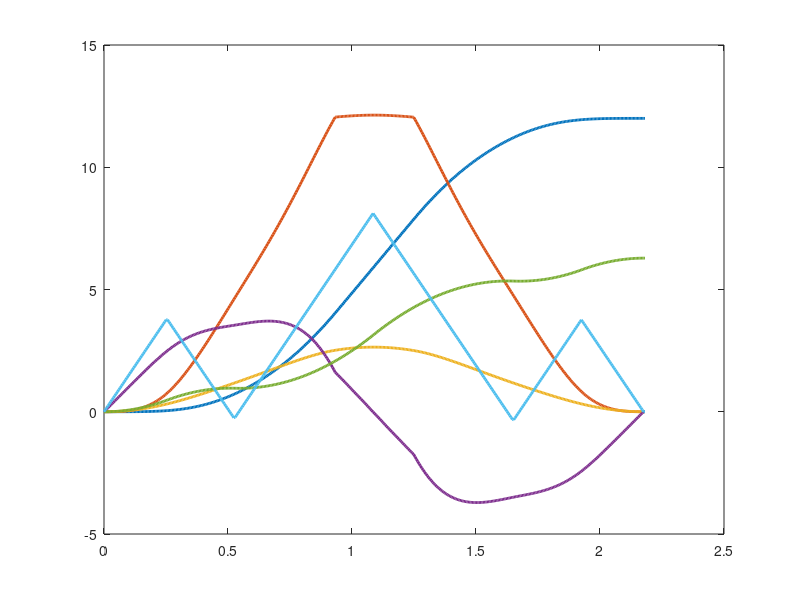

Recreate this plot in MATLAB. (Note: this script raises an error after producing the figure.)
% Program plots the optimal state and input trajectories obtained by the
% NLP solvers in "Trajectory_Optimization_for_Multicopter.m" and
% "Trajectory_Optimization_for_Multicopter_w_Rot_Dyn.m"

% Scenario 1: Multicopter vertical motion and flip
% Scenario 2: Multicopter horizontal motion and flip

close all
clear all
clc

rot_dyn = 1;    % 0: Dynamics do not consider rotational dynamics, 1: Dynamics consider rotational dynamics
scenario = 2;   % 1: Scenario 1, 2: Scenario 2

if rot_dyn == 0
    if scenario == 1
        load('Multicopter_vertical_motion_and_flip.mat')
    elseif scenario == 2
        load('Multicopter_horizontal_motion_and_flip.mat')
    end
else
    if scenario == 1
        load('Multicopter_w_Rot_Dyn_vertical_motion_and_flip.mat')
    elseif scenario == 2
        load('Multicopter_w_Rot_Dyn_horizontal_motion_and_flip.mat')
    end
end

figure(1)
set(gcf, 'color', [1 1 1])

plot(tt, px,'linewidth',2);
hold on
plot(tt, vx,'linewidth',2);
plot(tt, pz,'linewidth',2);
plot(tt, vz,'linewidth',2);
plot(tt, theta,'linewidth',2);
if rot_dyn == 1
    plot(tt, thetadot,'linewidth',2);
end
hold off
ax = gca;
ax.FontSize = 18; 
set(gca,'TickLabelInterpreter','latex')

grid on
box on

xlabel('$t$ (s)','Interpreter','latex','Fontsize',17);
ylabel('Optimal State Trajectories','fontsize',17,'interpreter','latex');

if rot_dyn == 0
    legend({'$x^*$','$\dot{x}^*$','$z^*$','$\dot{z}^*$','$\theta^*$'},...
        'Location','NorthWest','Interpreter','latex','Fontsize',15);
    x_min = min([px pz vx vz theta]);
    x_max = max([px pz vx vz theta]);
elseif rot_dyn == 1
    legend({'$x^*$','$\dot{x}^*$','$z^*$','$\dot{z}^*$','$\theta^*$','$\dot{\theta}^*$'},...
        'Location','NorthWest','Interpreter','latex','Fontsize',15);
    x_min = min([px pz vx vz theta thetadot]);
    x_max = max([px pz vx vz theta thetadot]);
end

axis([0,max(tt),x_min-0.1*(x_max-x_min),x_max+0.1*(x_max-x_min)]);


figure(2)

set(gcf, 'color', [1 1 1])

plot(tt, uT,'linewidth',2); 
hold on
plot(tt, uR,'linewidth',2); 
hold off

ax = gca;
ax.FontSize = 18; 
set(gca,'TickLabelInterpreter','latex')

grid on
box on

xlabel('$t$ (s)','Interpreter','latex','Fontsize',15);
ylabel('Optimal Input Trajectories','fontsize',17,'interpreter','latex');
legend({'$u_{\rm T}^*$','$u_{\rm R}^*$'},...
    'Location','NorthWest','Interpreter','latex','Fontsize',15);
u_min = min([uT uR]);
u_max = max([uT uR]);
axis([0,max(tt),u_min-0.1*(u_max-u_min),u_max+0.1*(u_max-u_min)]);